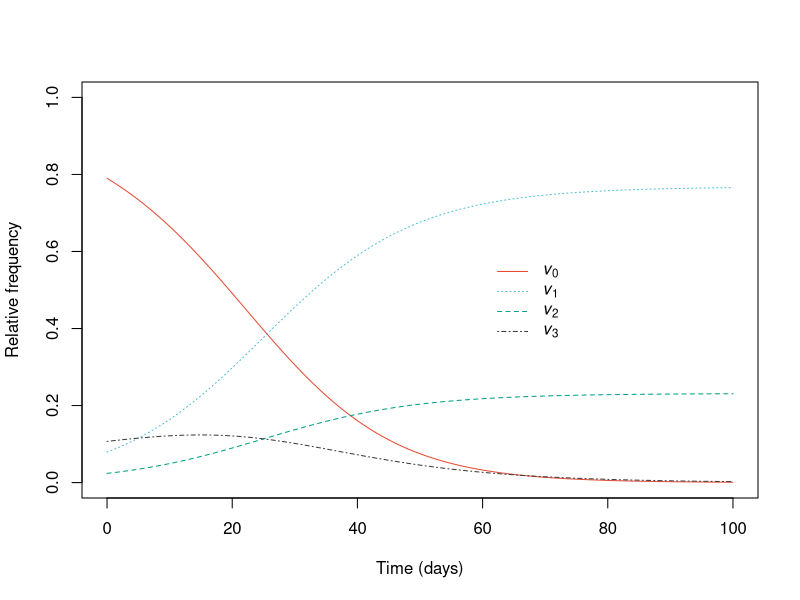

Here is the R script that generated this plot:
log_softmax <- function(x){
  m <- max(x)
  x - m - log(sum(exp(x - m)))
}

vec_t <- seq(0,100,by=1)
vec_pi <- c(0,1,1,2)

# parameters excluding baseline
a_param <- c(0.09,0.03)
b_param <- c(-2.3,-3.5,-2.0)

num_variants <- length(vec_pi)

q <- matrix(NA, length(vec_t), num_variants)

for(k in 1:length(vec_t)){
  t <- vec_t[k]
  vec_a <- c(0, a_param)
  vec_b <- c(0, b_param)
  
  vec_mu <- numeric(num_variants)
  
  for(i in 1:num_variants){
    vec_mu[i] <- vec_a[vec_pi[i] + 1] * t + vec_b[i]
  }
  
  q[k,] <- exp(log_softmax(vec_mu))
}

tiff("lineage_trajectories.tiff", width = 6, height = 5, units = "in", 
     res = 600, compression = "lzw")

matplot(vec_t, q, type="l", lwd=1, ylim=c(0,1), xlab="Time (days)", ylab="Relative frequency", col=c("#E64B35", "#4DBBD5", "#00A087", "#3C3C3C"), lty = c(1, 3, 2, 4)) 
legend_labels <- parse(text = paste0("italic(v)[", 0:(num_variants-1), "]"))
legend(60, 0.6,legend = legend_labels, col = c("#E64B35", "#4DBBD5", "#00A087", "#3C3C3C"), lwd = 1,lty = c(1, 3, 2, 4), bty = "n", cex = 1.0)

dev.off()
